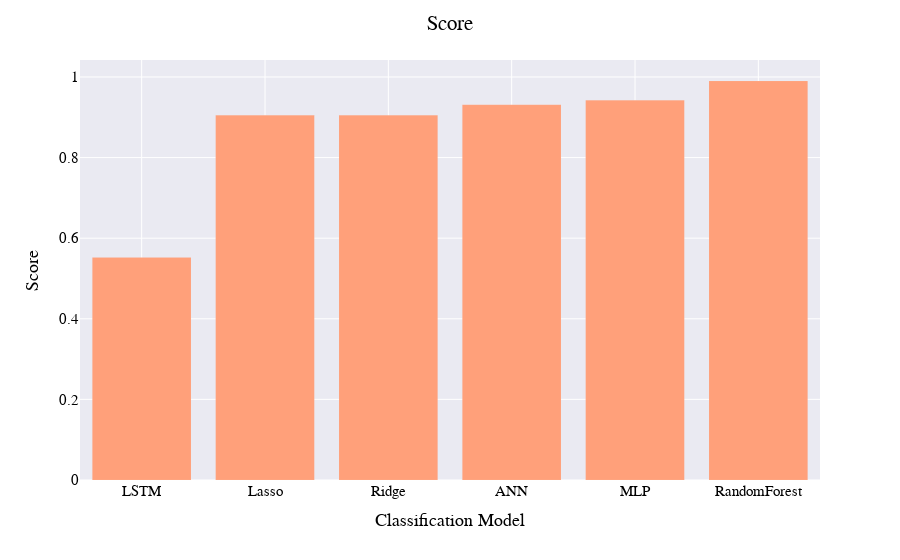

Notebook code cell kept with this figure:
### Code cell
fig = px.bar(data_frame=classification_comparision.sort_values(by='Score'), y=classification_comparision.columns[1], 
             x=classification_comparision.columns[0],color_discrete_sequence=[pink_grad[4]])
fig.update_layout(title="Score")

fig.update_traces(dict(marker_line_width=.1))

fig.update_layout(title_x = 0.5)

fig.update_xaxes(tickangle=0)

fig.update_yaxes(tickangle=0)

# fig.update_layout(hovermode='x unified')

fig.update_layout(template="seaborn",font = dict(family = "PT Sans", size = 15, color = "black"))

fig.show()

### Figure 1 — Plotly figure (JSON) as saved in the notebook; plotly's stock layout.template omitted (floating-point values rounded to 4 significant figures)
{"data": [{"alignmentgroup": "True", "hovertemplate": "Classification Model=%{x}<br>Score=%{y}<extra></extra>", "legendgroup": "", "marker": {"color": "#FFA07A", "line": {"width": 0.1}, "pattern": {"shape": ""}}, "name": "", "offsetgroup": "", "orientation": "v", "showlegend": false, "textposition": "auto", "type": "bar", "x": ["LSTM", "Lasso", "Ridge", "ANN", "MLP", "RandomForest"], "xaxis": "x", "y": [0.552, 0.905, 0.905, 0.931, 0.942, 0.99], "yaxis": "y"}], "layout": {"barmode": "relative", "font": {"color": "black", "family": "PT Sans", "size": 15}, "legend": {"tracegroupgap": 0}, "margin": {"t": 60}, "title": {"text": "Score", "x": 0.5}, "xaxis": {"anchor": "y", "domain": [0, 1], "tickangle": 0, "title": {"text": "Classification Model"}}, "yaxis": {"anchor": "x", "domain": [0, 1], "tickangle": 0, "title": {"text": "Score"}}}}
